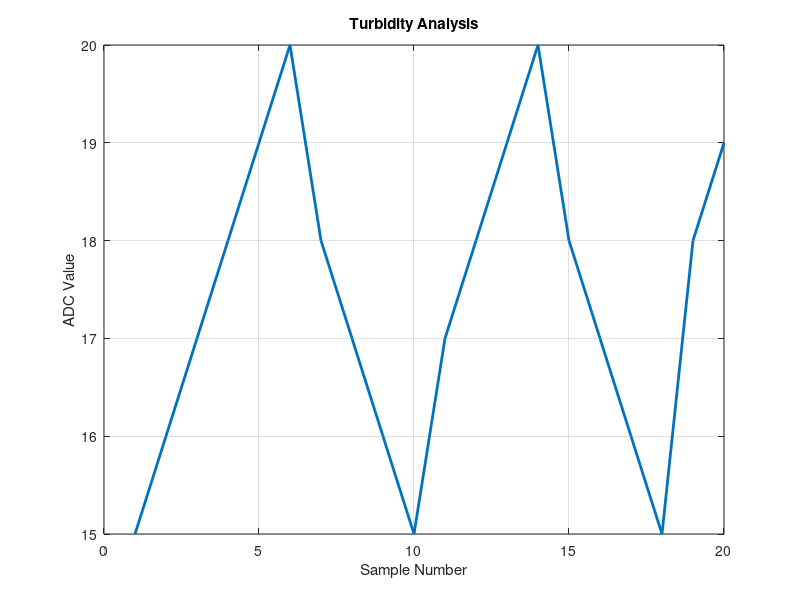

Write MATLAB code to recreate this figure. (Note: this script raises an error after producing the figure.)
clc; clear;

data = load('turbb.txt');

figure;
plot(data, 'LineWidth', 2);
xlabel('Sample Number');
ylabel('ADC Value');
title('Turbidity Analysis');
grid on;

for i = 1:length(data)
    val = data(i);

    if val < 30
        status = "Clear Water";
    elseif val < 60
        status = "Medium Turbidity";
    else
        status = "High Turbidity";
    end

    disp("Value: " + val + " --> " + status);
end
